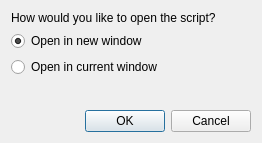
<?xml version="1.0" encoding="UTF-8"?>
<ui version="4.0">
 <class>Dialog</class>
 <widget class="QDialog" name="Dialog">
  <property name="geometry">
   <rect>
    <x>0</x>
    <y>0</y>
    <width>262</width>
    <height>143</height>
   </rect>
  </property>
  <property name="windowTitle">
   <string>Dialog</string>
  </property>
  <layout class="QGridLayout" name="gridLayout">
   <item row="2" column="0">
    <widget class="QRadioButton" name="rb_current">
     <property name="text">
      <string>Open in current window</string>
     </property>
    </widget>
   </item>
   <item row="4" column="0">
    <widget class="QDialogButtonBox" name="buttonBox">
     <property name="orientation">
      <enum>Qt::Horizontal</enum>
     </property>
     <property name="standardButtons">
      <set>QDialogButtonBox::Cancel|QDialogButtonBox::Ok</set>
     </property>
    </widget>
   </item>
   <item row="1" column="0">
    <widget class="QRadioButton" name="rb_new">
     <property name="text">
      <string>Open in new window</string>
     </property>
     <property name="checked">
      <bool>true</bool>
     </property>
    </widget>
   </item>
   <item row="0" column="0">
    <widget class="QLabel" name="label">
     <property name="text">
      <string>How would you like to open the script?</string>
     </property>
    </widget>
   </item>
   <item row="3" column="0">
    <spacer name="verticalSpacer">
     <property name="orientation">
      <enum>Qt::Vertical</enum>
     </property>
     <property name="sizeHint" stdset="0">
      <size>
       <width>20</width>
       <height>40</height>
      </size>
     </property>
    </spacer>
   </item>
  </layout>
 </widget>
 <resources/>
 <connections>
  <connection>
   <sender>buttonBox</sender>
   <signal>accepted()</signal>
   <receiver>Dialog</receiver>
   <slot>accept()</slot>
   <hints>
    <hint type="sourcelabel">
     <x>248</x>
     <y>254</y>
    </hint>
    <hint type="destinationlabel">
     <x>157</x>
     <y>274</y>
    </hint>
   </hints>
  </connection>
  <connection>
   <sender>buttonBox</sender>
   <signal>rejected()</signal>
   <receiver>Dialog</receiver>
   <slot>reject()</slot>
   <hints>
    <hint type="sourcelabel">
     <x>316</x>
     <y>260</y>
    </hint>
    <hint type="destinationlabel">
     <x>286</x>
     <y>274</y>
    </hint>
   </hints>
  </connection>
 </connections>
</ui>
